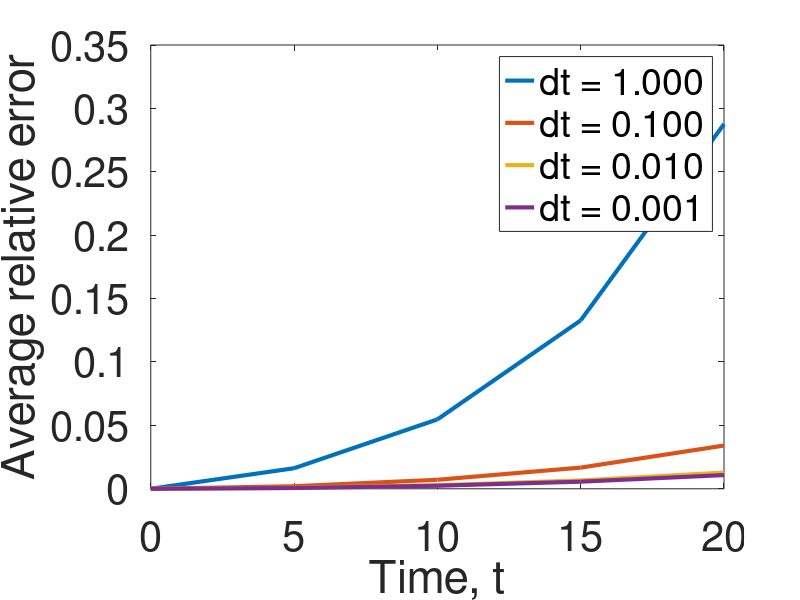

MATLAB code for this plot: (Note: this script raises an error after producing the figure.)
%% data, alpha = 0.1, k_reac = 0.2, dx = 0.001, dt = 1.0

average1 = [0.0000    0.0162    0.0547    0.1328    0.2876];

%% data, alpha = 0.1, k_reac = 0.2, dx = 0.001, dt = 0.1
average2 =[ 0.0000    0.0020    0.0071    0.0167    0.0341];



%% data, alpha = 0.1, k_reac = 0.2, dx = 0.001, dt = 0.01

average3(1) = 6.8367e-08;


average3(2) = 7.3239e-04;


average3(3) = 0.0028;


average3(4) =0.0066;


average3(5) = 0.0128;

%% data, alpha = 0.1, k_reac = 0.2, dx = 0.001, dt = 0.001


average4(1) = 6.8367e-08;


average4(2) = 6.0372e-04;


average4(3) = 0.0024;


average4(4) = 0.0056;


average4(5) = 0.0108;


t = [0 5 10 15 20]

figure
box on
plot(t,average1, 'Linewidth',3)

hold on 


plot(t,average2, 'Linewidth',3)


plot(t,average3, 'Linewidth',3)

plot(t,average4, 'Linewidth',3)


ylabel('Average relative error')

legend ('dt = 1.000','dt = 0.100','dt = 0.010','dt = 0.001')

xlabel('Time, t')

set(gca,'FontSize',30)
ax = gca;
box on
ax.BoxStyle = 'full';


 %% data, alpha = 0.1, k_reac = 0, dx = 0.001, dt = 1.0

average1 = [0.0000    0.0086    0.0171    0.0227    0.0244];

%% data, alpha = 0.1, k_reac = 0, dx = 0.001, dt = 0.1

average2 = [0.0000    0.0013    0.0031    0.0045    0.0051];


%% data, alpha = 0.1, k_reac = 0, dx = 0.001, dt = 0.01


average3 =[0.0000    0.0005    0.0016    0.0026    0.0030];

%% data, alpha = 0.1, k_reac = 0, dx = 0.001, dt = 0.001


average4 =[ 0.0000    0.0005    0.0015    0.0024    0.0028];


t = [0 5 10 15 20]

figure
box on
plot(t,average1, 'Linewidth',3)

hold on 


plot(t,average2, 'Linewidth',3)


plot(t,average3, 'Linewidth',3)

plot(t,average4, 'Linewidth',3)


ylabel('Average relative error')

legend ('dt = 1.000','dt = 0.100','dt = 0.010','dt = 0.001')

xlabel('Time, t')

set(gca,'FontSize',30)
ax = gca;
box on
ax.BoxStyle = 'full';


